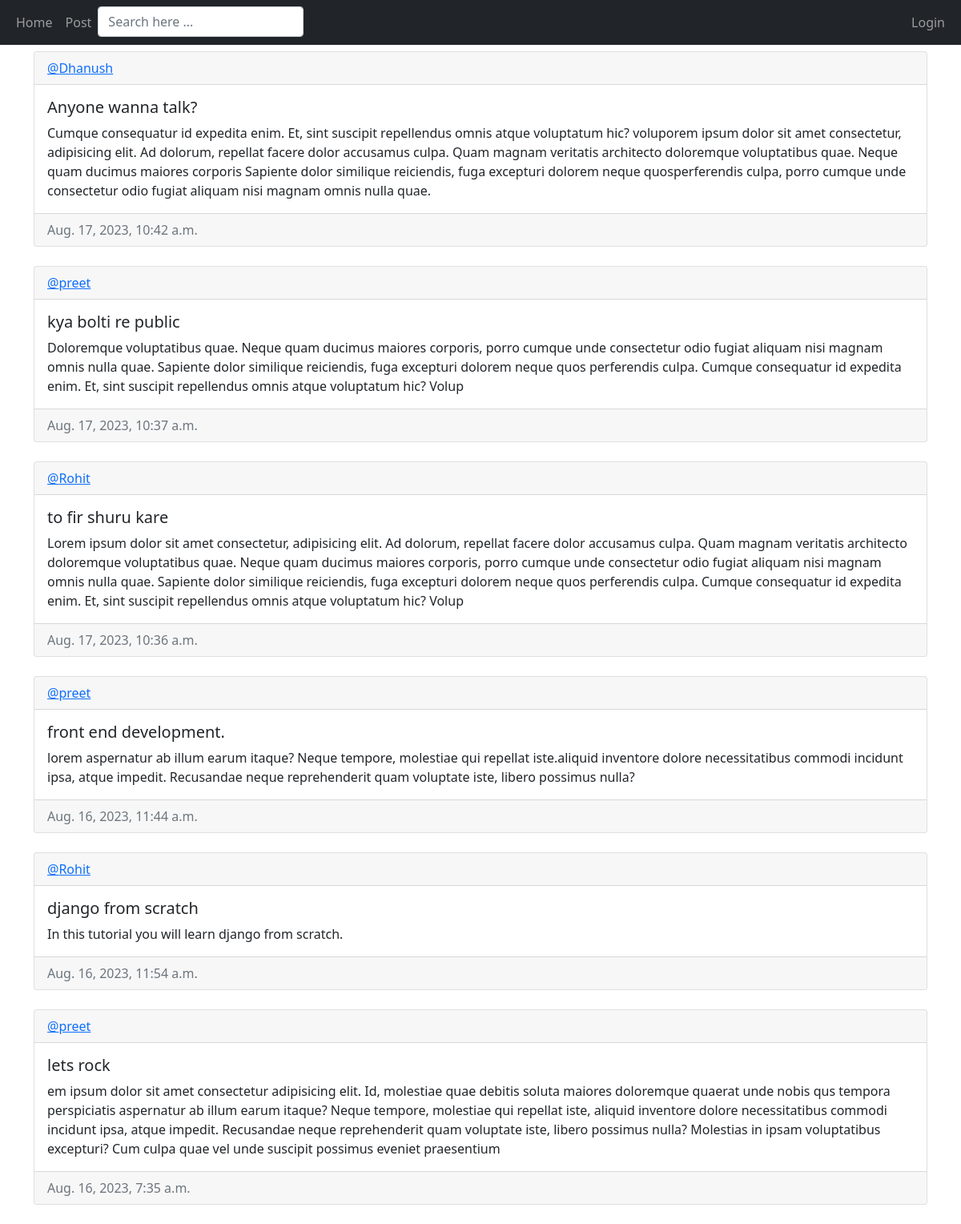
The app's page /, older data.
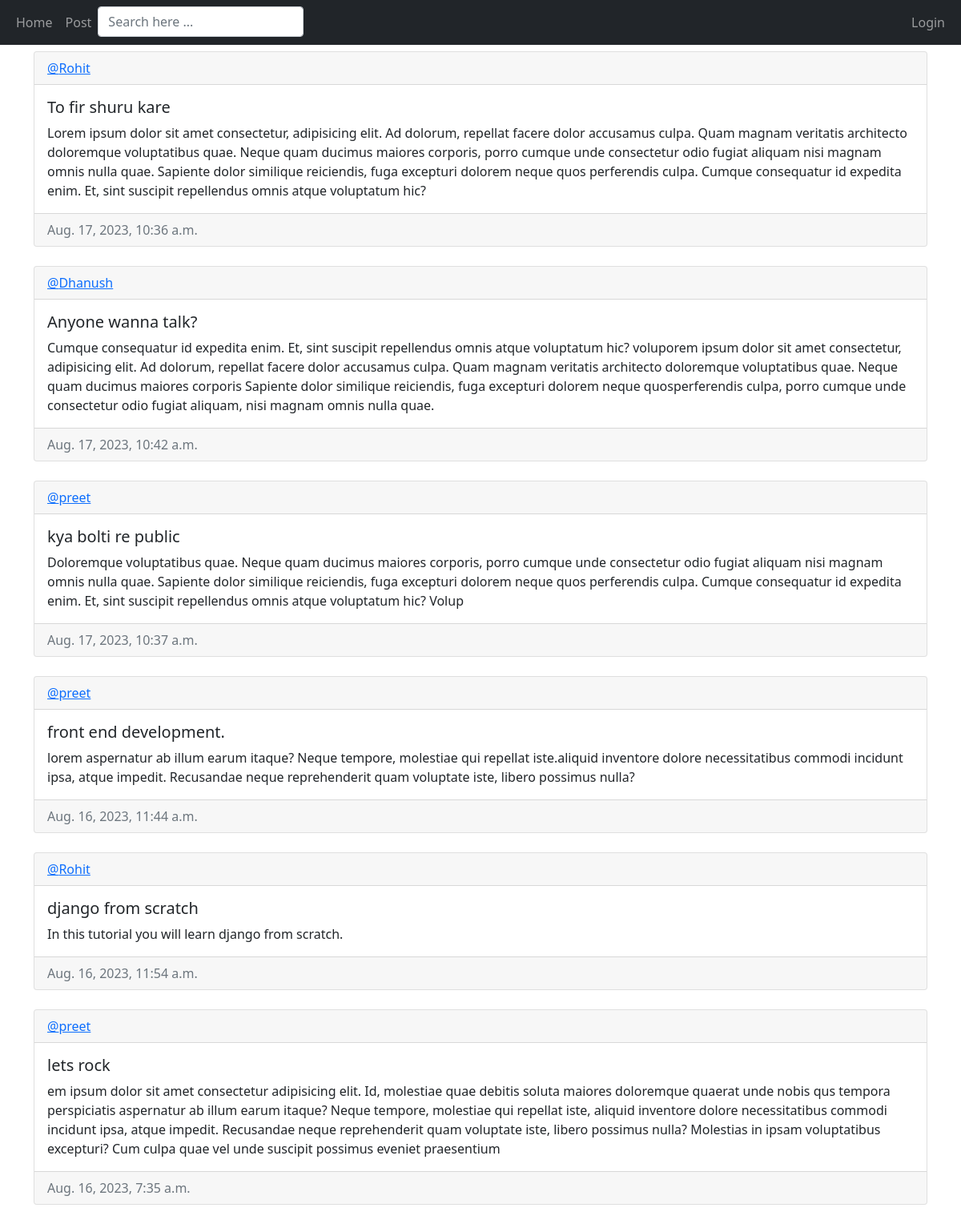
The same page, newer data.
### base/models.py (models this page shows, shortened)
class Post(models.Model):
    creator = models.ForeignKey(User, on_delete = models.CASCADE)
    title = models.CharField(max_length = 200)
    content = models.TextField()
    created = models.DateTimeField(auto_now_add = True)
    updated = models.DateTimeField(auto_now = True)
    class Meta:
        ordering = ["-updated","-created"]

### base/views.py (the view)
# urls.py: 2. Add a URL to urlpatterns:  path('', views.home, name='home')
def home(request):
    q= request.GET.get('q')
    q = request.GET.get('q') if q else ""
    posts = Post.objects.filter(
        Q(creator__username__icontains=q)|
        Q(title__icontains=q) |
        Q(content__icontains=q)
        )
    context = {'posts': posts}
    return render(request,'base/home.html' ,context)

### base/templates/base/home.html (shortened to what this page needs)
{% extends 'main.html' %}
{%block content %}
{% for post in posts %}
<div class="card">
    <div class="card-header">
        <a href="{% url 'profile' post.creator.id %}">@{{post.creator}} </a>
    </div>
    <div class="card-body">
        <h5 class="card-title">{{post.title}}</h5>
        <p class="card-text">{{post.content}}</p>
    </div>
    <div class="card-footer text-muted">
        {{post.created}}
    </div>
</div>
<br>
{% endfor %}
{%endblock %}

### templates/main.html (shortened to what this page needs)
<!DOCTYPE html>
<html lang="en">
    <head>
        <link href="https://cdn.jsdelivr.net/npm/bootstrap@5.1.3/dist/css/bootstrap.min.css" rel="stylesheet"
 />
    </head>
    <body>
        <nav class="navbar navbar-fixed-top navbar-expand-md navbar-dark bg-dark "
            style="position: fixed; top: 0; z-index: 10000; width: 100%;">
            <div class="container-fluid">
                <div>
                    <ul class="navbar-nav">
                        <li class="nav-item">
                            <a class="nav-link" href="{% url 'home' %}">Home</a>
                        </li>
                        <li class="nav-item">
                            <a class="nav-link" href="{% url 'post' %}">Post</a>
                        </li>
                        <li>
                            <form action="">
                                <input type="text" placeholder="Search here ..." class=" form-control" name="q">
                            </form>
                        </li>
                    </ul>
                </div>
                <div>
                    <ul class="navbar-nav">
                        {% if user.is_authenticated %}
                        <span class="navbar-text">Logged in as {{user}} | </span>
                        <li class="nav-item">
                            <a class="nav-link" href="/logout">Logout</a>
                        </li>
                        {% else %}
                        <li class="nav-item">
                            <a class="nav-link" href="/login">Login</a>
                        </li>
                        {% endif %}
                    </ul>
                </div>
            </div>
        </nav>
        <div style="height: 40px;"></div>
        <div class="container">
            <br>
            {% block content %}
            {% endblock %}
        </div>
    </body>
</html>

Row changes from the older to the newer data that the page shows:
changed Post: title "to fir shuru kare" → "To fir shuru kare"; content "…omnis atque voluptatum hic? Volup" → "…omnis atque voluptatum hic?"; moves up the list
changed Post "Anyone wanna talk?": content "…unde consectetur odio fugiat aliquam nisi magnam omnis nulla…" → "…unde consectetur odio fugiat aliquam, nisi magnam omnis nulla…"
